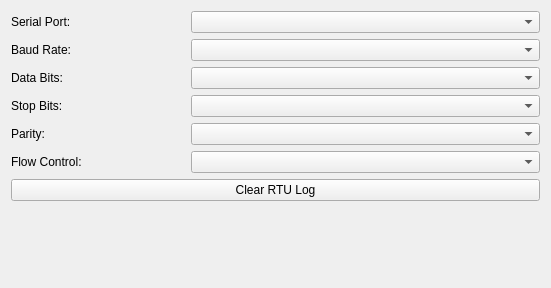
<?xml version="1.0" encoding="UTF-8"?>
<ui version="4.0">
 <class>ModbusRtuWidget</class>
 <widget class="QWidget" name="ModbusRtuWidget">
  <property name="geometry">
   <rect>
    <x>0</x>
    <y>0</y>
    <width>551</width>
    <height>288</height>
   </rect>
  </property>
  <property name="sizePolicy">
   <sizepolicy hsizetype="Expanding" vsizetype="Expanding">
    <horstretch>0</horstretch>
    <verstretch>0</verstretch>
   </sizepolicy>
  </property>
  <property name="windowTitle">
   <string>Form</string>
  </property>
  <layout class="QGridLayout" name="gridLayout_3" rowstretch="0,0,0,0,0,0,0,7" columnstretch="1,2">
    <item row="4" column="0">
     <widget class="QLabel" name="label_5">
      <property name="text">
       <string>Parity:</string>
      </property>
     </widget>
    </item>
    <item row="1" column="1">
     <widget class="QComboBox" name="comboBox_BaudRate"/>
    </item>
    <item row="0" column="1">
     <widget class="QComboBox" name="comboBox_SerialName"/>
    </item>
    <item row="3" column="0">
     <widget class="QLabel" name="label_4">
      <property name="text">
       <string>Stop Bits:</string>
      </property>
     </widget>
    </item>
    <item row="1" column="0">
     <widget class="QLabel" name="label_2">
      <property name="text">
       <string>Baud Rate:</string>
      </property>
     </widget>
    </item>
    <item row="2" column="0">
     <widget class="QLabel" name="label_3">
      <property name="text">
       <string>Data Bits:</string>
      </property>
     </widget>
    </item>
    <item row="4" column="1">
     <widget class="QComboBox" name="comboBox_Parity"/>
    </item>
    <item row="5" column="1">
     <widget class="QComboBox" name="comboBox_FlowCtrl"/>
    </item>
    <item row="5" column="0">
     <widget class="QLabel" name="label_6">
      <property name="text">
       <string>Flow Control:</string>
      </property>
     </widget>
    </item>
    <item row="3" column="1">
     <widget class="QComboBox" name="comboBox_StopBits"/>
    </item>
    <item row="2" column="1">
     <widget class="QComboBox" name="comboBox_DataBits"/>
    </item>
    <item row="0" column="0">
     <widget class="QLabel" name="label">
      <property name="text">
       <string>Serial Port:</string>
      </property>
     </widget>
    </item>
    <item row="6" column="0" colspan="2">
     <widget class="QPushButton" name="btn_clear_log">
      <property name="text">
       <string>Clear RTU Log</string>
      </property>
     </widget>
    </item>
    <item row="7" column="0" colspan="2">
     <spacer name="verticalSpacer">
      <property name="orientation">
       <enum>Qt::Vertical</enum>
      </property>
      <property name="sizeHint" stdset="0">
       <size>
        <width>20</width>
        <height>40</height>
       </size>
      </property>
     </spacer>
    </item>
  </layout>
 </widget>
 <resources/>
 <connections/>
</ui>
